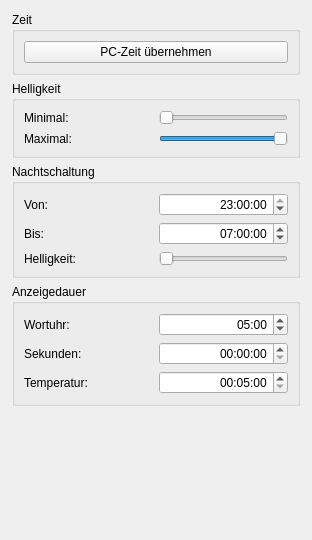
<?xml version="1.0" encoding="UTF-8"?>
<ui version="4.0">
 <class>settings</class>
 <widget class="QDialog" name="settings">
  <property name="windowModality">
   <enum>Qt::ApplicationModal</enum>
  </property>
  <property name="geometry">
   <rect>
    <x>0</x>
    <y>0</y>
    <width>312</width>
    <height>540</height>
   </rect>
  </property>
  <property name="windowTitle">
   <string>Einstelllungen</string>
  </property>
  <property name="sizeGripEnabled">
   <bool>false</bool>
  </property>
  <property name="modal">
   <bool>true</bool>
  </property>
  <layout class="QVBoxLayout" name="verticalLayout_2">
   <property name="margin">
    <number>12</number>
   </property>
   <item>
    <widget class="QGroupBox" name="groupBox">
     <property name="sizePolicy">
      <sizepolicy hsizetype="Preferred" vsizetype="Maximum">
       <horstretch>0</horstretch>
       <verstretch>0</verstretch>
      </sizepolicy>
     </property>
     <property name="title">
      <string>Zeit</string>
     </property>
     <layout class="QVBoxLayout" name="verticalLayout">
      <item>
       <widget class="QPushButton" name="syncTime">
        <property name="focusPolicy">
         <enum>Qt::NoFocus</enum>
        </property>
        <property name="toolTip">
         <string>Die Uhr wird sich weiterhin mit Frankfurt synchronisieren.</string>
        </property>
        <property name="text">
         <string>PC-Zeit übernehmen</string>
        </property>
        <property name="checkable">
         <bool>false</bool>
        </property>
       </widget>
      </item>
     </layout>
    </widget>
   </item>
   <item>
    <widget class="QGroupBox" name="groupBox_3">
     <property name="sizePolicy">
      <sizepolicy hsizetype="Preferred" vsizetype="Maximum">
       <horstretch>0</horstretch>
       <verstretch>0</verstretch>
      </sizepolicy>
     </property>
     <property name="title">
      <string>Helligkeit</string>
     </property>
     <layout class="QGridLayout" name="gridLayout_3">
      <item row="0" column="0">
       <widget class="QLabel" name="label_4">
        <property name="text">
         <string>Minimal:</string>
        </property>
       </widget>
      </item>
      <item row="0" column="1">
       <widget class="QSlider" name="brightnessMinimum">
        <property name="sizePolicy">
         <sizepolicy hsizetype="Preferred" vsizetype="Fixed">
          <horstretch>0</horstretch>
          <verstretch>0</verstretch>
         </sizepolicy>
        </property>
        <property name="focusPolicy">
         <enum>Qt::ClickFocus</enum>
        </property>
        <property name="maximum">
         <number>255</number>
        </property>
        <property name="orientation">
         <enum>Qt::Horizontal</enum>
        </property>
       </widget>
      </item>
      <item row="1" column="0">
       <widget class="QLabel" name="label_5">
        <property name="text">
         <string>Maximal:</string>
        </property>
       </widget>
      </item>
      <item row="1" column="1">
       <widget class="QSlider" name="brightnessMaximum">
        <property name="sizePolicy">
         <sizepolicy hsizetype="Preferred" vsizetype="Fixed">
          <horstretch>0</horstretch>
          <verstretch>0</verstretch>
         </sizepolicy>
        </property>
        <property name="focusPolicy">
         <enum>Qt::ClickFocus</enum>
        </property>
        <property name="maximum">
         <number>255</number>
        </property>
        <property name="value">
         <number>255</number>
        </property>
        <property name="orientation">
         <enum>Qt::Horizontal</enum>
        </property>
       </widget>
      </item>
     </layout>
    </widget>
   </item>
   <item>
    <widget class="QGroupBox" name="groupBox_2">
     <property name="sizePolicy">
      <sizepolicy hsizetype="Preferred" vsizetype="Maximum">
       <horstretch>0</horstretch>
       <verstretch>0</verstretch>
      </sizepolicy>
     </property>
     <property name="title">
      <string>Nachtschaltung</string>
     </property>
     <layout class="QGridLayout" name="gridLayout_2">
      <item row="2" column="0">
       <widget class="QLabel" name="label_3">
        <property name="sizePolicy">
         <sizepolicy hsizetype="Preferred" vsizetype="Preferred">
          <horstretch>0</horstretch>
          <verstretch>0</verstretch>
         </sizepolicy>
        </property>
        <property name="text">
         <string>Helligkeit:</string>
        </property>
       </widget>
      </item>
      <item row="0" column="0">
       <widget class="QLabel" name="label">
        <property name="text">
         <string>Von:</string>
        </property>
       </widget>
      </item>
      <item row="1" column="0">
       <widget class="QLabel" name="label_2">
        <property name="text">
         <string>Bis:</string>
        </property>
       </widget>
      </item>
      <item row="0" column="2">
       <widget class="QTimeEdit" name="nightModeStart">
        <property name="sizePolicy">
         <sizepolicy hsizetype="Minimum" vsizetype="Fixed">
          <horstretch>0</horstretch>
          <verstretch>0</verstretch>
         </sizepolicy>
        </property>
        <property name="focusPolicy">
         <enum>Qt::ClickFocus</enum>
        </property>
        <property name="alignment">
         <set>Qt::AlignRight|Qt::AlignTrailing|Qt::AlignVCenter</set>
        </property>
        <property name="time">
         <time>
          <hour>23</hour>
          <minute>0</minute>
          <second>0</second>
         </time>
        </property>
        <property name="calendarPopup">
         <bool>false</bool>
        </property>
       </widget>
      </item>
      <item row="1" column="2">
       <widget class="QTimeEdit" name="nightModeEnd">
        <property name="focusPolicy">
         <enum>Qt::ClickFocus</enum>
        </property>
        <property name="alignment">
         <set>Qt::AlignRight|Qt::AlignTrailing|Qt::AlignVCenter</set>
        </property>
        <property name="buttonSymbols">
         <enum>QAbstractSpinBox::UpDownArrows</enum>
        </property>
        <property name="accelerated">
         <bool>false</bool>
        </property>
        <property name="time">
         <time>
          <hour>7</hour>
          <minute>0</minute>
          <second>0</second>
         </time>
        </property>
       </widget>
      </item>
      <item row="2" column="2">
       <widget class="QSlider" name="nightModeBrightness">
        <property name="sizePolicy">
         <sizepolicy hsizetype="Preferred" vsizetype="Fixed">
          <horstretch>0</horstretch>
          <verstretch>0</verstretch>
         </sizepolicy>
        </property>
        <property name="focusPolicy">
         <enum>Qt::ClickFocus</enum>
        </property>
        <property name="maximum">
         <number>255</number>
        </property>
        <property name="orientation">
         <enum>Qt::Horizontal</enum>
        </property>
       </widget>
      </item>
     </layout>
    </widget>
   </item>
   <item>
    <widget class="QGroupBox" name="groupBox_4">
     <property name="title">
      <string>Anzeigedauer</string>
     </property>
     <layout class="QGridLayout" name="gridLayout">
      <item row="0" column="0">
       <widget class="QLabel" name="label_6">
        <property name="text">
         <string>Wortuhr:</string>
        </property>
       </widget>
      </item>
      <item row="0" column="1">
       <widget class="QTimeEdit" name="wordclockViewDuration">
        <property name="focusPolicy">
         <enum>Qt::ClickFocus</enum>
        </property>
        <property name="alignment">
         <set>Qt::AlignRight|Qt::AlignTrailing|Qt::AlignVCenter</set>
        </property>
        <property name="time">
         <time>
          <hour>0</hour>
          <minute>5</minute>
          <second>0</second>
         </time>
        </property>
        <property name="currentSection">
         <enum>QDateTimeEdit::MinuteSection</enum>
        </property>
        <property name="displayFormat">
         <string>mm:ss</string>
        </property>
       </widget>
      </item>
      <item row="1" column="1">
       <widget class="QTimeEdit" name="secondViewDuration">
        <property name="focusPolicy">
         <enum>Qt::ClickFocus</enum>
        </property>
        <property name="alignment">
         <set>Qt::AlignRight|Qt::AlignTrailing|Qt::AlignVCenter</set>
        </property>
       </widget>
      </item>
      <item row="2" column="1">
       <widget class="QTimeEdit" name="temperatureViewDuration">
        <property name="focusPolicy">
         <enum>Qt::ClickFocus</enum>
        </property>
        <property name="alignment">
         <set>Qt::AlignRight|Qt::AlignTrailing|Qt::AlignVCenter</set>
        </property>
        <property name="time">
         <time>
          <hour>0</hour>
          <minute>5</minute>
          <second>0</second>
         </time>
        </property>
       </widget>
      </item>
      <item row="1" column="0">
       <widget class="QLabel" name="label_7">
        <property name="text">
         <string>Sekunden:</string>
        </property>
       </widget>
      </item>
      <item row="2" column="0">
       <widget class="QLabel" name="label_8">
        <property name="text">
         <string>Temperatur:</string>
        </property>
       </widget>
      </item>
     </layout>
    </widget>
   </item>
   <item>
    <spacer name="verticalSpacer">
     <property name="orientation">
      <enum>Qt::Vertical</enum>
     </property>
     <property name="sizeHint" stdset="0">
      <size>
       <width>20</width>
       <height>40</height>
      </size>
     </property>
    </spacer>
   </item>
  </layout>
 </widget>
 <tabstops>
  <tabstop>syncTime</tabstop>
  <tabstop>nightModeStart</tabstop>
  <tabstop>nightModeEnd</tabstop>
 </tabstops>
 <resources/>
 <connections/>
</ui>
